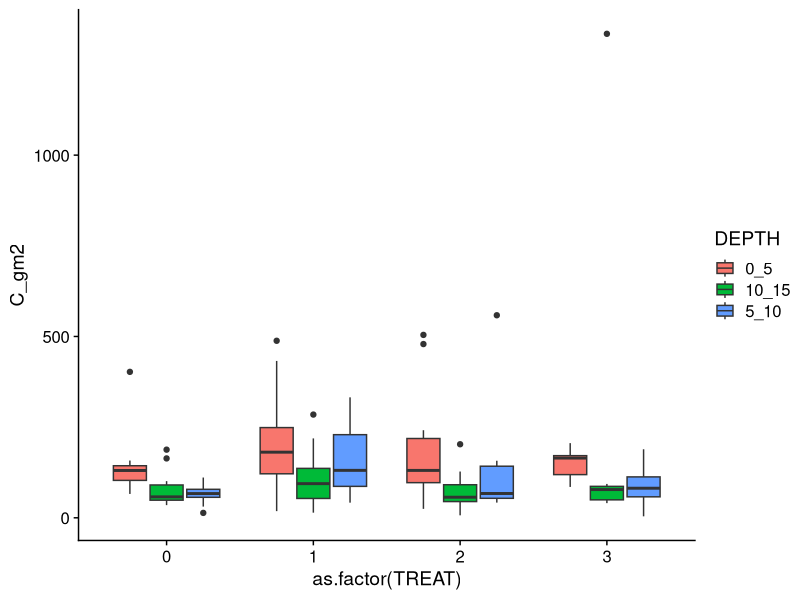

This figure's R source:
# data exploration - depth

library(tidyverse)
library(cowplot)
library(here)
theme_set(theme_cowplot())


soil <- read.csv(here("data/output/soil_depth.csv"))

soil <- soil %>%
  filter(ORG_MIN == "M")

soil %>%
  ggplot(aes(x = as.factor(TREAT), y = C_gm2, fill = DEPTH)) + geom_boxplot()
